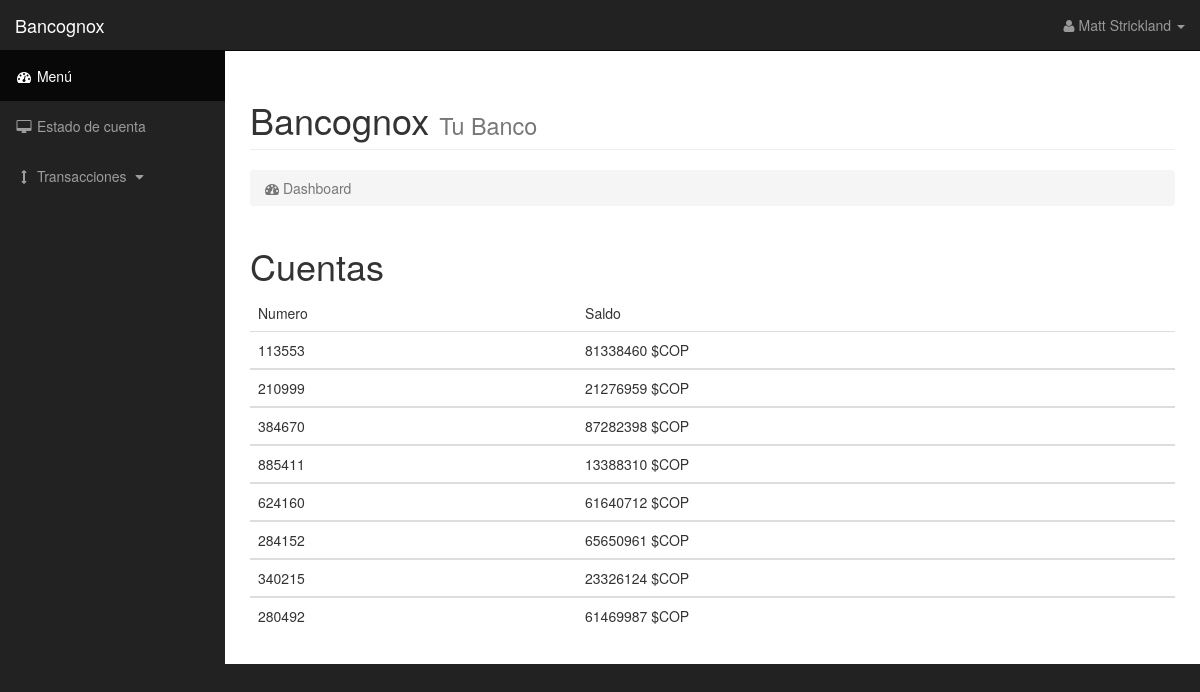
The app's page /cuenta/listar/9 (signed in) with its own data.
### tables this page shows
CREATE TABLE IF NOT EXISTS `cuentas` (
  `id` int(11) NOT NULL AUTO_INCREMENT,
  `id_usuario` int(11) NOT NULL,
  `numero` int(11) NOT NULL,
  `saldo` int(11) NOT NULL,
  PRIMARY KEY (`id`)
);

### library/View.php (called while the page is built, shortened)
<?php
	class View extends Response
	{
		protected $template;
		protected $vars = array();
		protected $section;
		function __construct($section, $template, $vars = array())
		{
			$this->template = $template;
			$this->vars = $vars;
			$this->section = $section;
		}
		public function getTemplate()
		{
			return $this->template;
		}
		public function getVars()
		{
			return $this->vars;
		}
		public function getSection()
		{
			return $this->section;
		}
		public function execute()
		{
			$template = $this->getTemplate();
			$vars = $this->getVars();
			$section = $this->getSection();
			call_user_func(function() use($section, $template, $vars){
				extract($vars);
				require "views/$section/$template.tpl.php";
				$tpl_content = ob_get_clean();
				require "views/layout/layout.tpl.php";
			});
		}
	}

### index.php (called while the page is built, shortened)
<?php
	require 'library/Request.php';
	require 'library/View.php';
	if (empty($_GET["url"]))
	{
		$url = "";
	}
	else
	{
		$url = $_GET["url"];
	}
	$request = new Request($url);
	$request->execute();

### controllers/CuentaController.php (called while the page is built)
<?php
	require_once "models/Cuenta.php";
	class CuentaController
	{
		private $model;
		public function __construct()
		{
			$this->model = Cuenta::singletonCuenta();
		}
		public function listarAction($id)
		{
			$lista = $this->model->getCuentasUsuario($id);
			return new View('cuenta', 'lista', ["lista" => $lista]);
		}
	}
?>

### models/connection.php (called while the page is built, shortened)
<?php
	class Conexion{
	    private static $instancia;
	    private $dbh;
	    private function __construct(){
	        try{
	        	$this->dbh = new PDO("mysql:host=".DB_HOST.";dbname=".DB_NAME, DB_USER, DB_PASS);
	            $this->dbh->exec("SET CHARACTER SET utf8");
	            $this->dbh->setAttribute(PDO::ATTR_ERRMODE, PDO::ERRMODE_EXCEPTION);
				$this->dbh->setAttribute(PDO::ATTR_EMULATE_PREPARES, false);
	        } catch(PDOException $e){
	            print "Error!: " . $e->getMessage();
	            die();
	        }
	    }
	    public function prepare($sql){
	        return $this->dbh->prepare($sql);
	    }
	    public static function singleton_conexion(){
	        if(!isset(self::$instancia)){
	            self::$instancia = new $miclase;
	        }
	        return self::$instancia;
	    }
	}
?>

### models/Cuenta.php (called while the page is built, shortened)
<?php
	require_once ('connection.php');
	class Cuenta{
		private static $instancia;
	    private $dbh;
	    private function __construct()
	    {
	        $this->dbh = Conexion::singleton_conexion();
	    }
	    public static function singletonCuenta()
	    {
	        if(!isset(self::$instancia)){
	            self::$instancia = new $miclase;
	        }
	        return self::$instancia;
	    }
		public function getCuentasUsuario($id){
			try{
	            $query = $this->dbh->prepare('SELECT * FROM cuentas WHERE id_usuario = :id');
	            $query->bindParam(':id', $id, PDO::PARAM_INT);
	            $query->execute();
				return $query->fetchAll(PDO::FETCH_ASSOC);
				$this->dbh = null;
			}catch(PDOException $e){
				print "Error!: " . $e->getMessage();
			}
		}
	}
?>

### views/cuenta/lista.tpl.php (the view)
<h1>Cuentas</h1>
<table class="table table-hover">
	<thead>
		<tr>
			<td>Numero</td>
			<td>Saldo</td>
		</tr>
	</thead>
 	<?php foreach ($lista as $value):?>
 	<tbody>
		<tr>
			<td><?= $value["numero"] ?></td>
			<td><?= $value["saldo"] ?> $COP</td>
		</tr>
	</tbody>
	<?php endforeach ?>
</table>

### library/Request.php (shortened to what this page needs)
<?php
	class Request
	{
		protected $action;
		protected $params = array();
		public function resolveAction(&$segments)
		{
			$this->action = array_shift($segments);
		}
		public function resolveParams(&$segments)
		{
			$this->params = $segments;
		}
		public function getAction()
		{
			return $this->action;
		}
		public function getActionMethodName()
		{
			return Inflector::lowerCamel($this->getAction()).'Action';
		}
		public function getParams()
		{
			return $this->params;
		}
		public function execute()
		{
			$actionMethodName = $this->getActionMethodName();
			$params = $this->getParams();
			$controller = new $controllerClassName;
			$response = call_user_func_array([$controller, $actionMethodName], $params);
			$this->executeResponse($response);
		}
		public function executeResponse($response)
		{
			if($response instanceof Response)
			{
				$response->execute();
			}
			elseif(is_string($response))
			{
				echo $response;
			}
			elseif(is_array($response))
			{
				echo json_encode($response);
			}
			else
			{
				exit('Respuesta inválida');
			}
		}
	}

### views/layout/layout.tpl.php (shortened to what this page needs)
<!DOCTYPE html>
<html lang="es">
<head>
    <link href="<?= DIR_RAIZ ?>/css/bootstrap.min.css" rel="stylesheet">
    <link href="<?= DIR_RAIZ ?>/css/sb-admin.css" rel="stylesheet">
    <link href="<?= DIR_RAIZ ?>/css/plugins/morris.css" rel="stylesheet">
    <link href="<?= DIR_RAIZ ?>/font-awesome/css/font-awesome.min.css" rel="stylesheet" type="text/css">
</head>
<body>
    <div id="wrapper">
        <nav class="navbar navbar-inverse navbar-fixed-top" role="navigation">
            <div class="navbar-header">
                <a class="navbar-brand" href="<?= DIR_RAIZ ?>">Bancognox</a>
            </div>
            <?php if(isset($_SESSION["username"])): ?>
            <ul class="nav navbar-right top-nav">
                <li class="dropdown">
                    <a href="#" class="dropdown-toggle" data-toggle="dropdown"><i class="fa fa-user"></i> <?= $_SESSION["nombre"] ?> <b class="caret"></b></a>
                </li>
            </ul>
            <?php endif ?>
            <div class="collapse navbar-collapse navbar-ex1-collapse">
                <ul class="nav navbar-nav side-nav">
                    <li class="active">
                        <a href="<?= DIR_RAIZ ?>/home/"><i class="fa fa-fw fa-dashboard"></i> Menú</a>
                    </li>
                    <?php if(isset($_SESSION["username"])): ?>
                    <li>
                        <a href="<?= DIR_RAIZ ?>/cuenta/listar/<?= $_SESSION["userid"] ?>"><i class="fa fa-fw fa-desktop"></i> Estado de cuenta</a>
                    </li>
                    <li>
                        <a href="javascript:;" data-toggle="collapse" data-target="#demo"><i class="fa fa-fw fa-arrows-v"></i> Transacciones <i class="fa fa-fw fa-caret-down"></i></a>
                    </li>
                    <?php else: ?>
                    <li>
                        <a href="<?= DIR_RAIZ ?>/home/login"><i class="fa fa-fw fa-desktop"></i> Operaciones Bancarias</a>
                    </li>
                    <?php endif ?>
                </ul>
            </div>
        </nav>
        <div id="page-wrapper">
            <div class="container-fluid">
                <div class="row">
                    <div class="col-lg-12">
                        <h1 class="page-header">
                            Bancognox <small>Tu Banco</small>
                        </h1>
                        <ol class="breadcrumb">
                            <li class="active">
                                <i class="fa fa-dashboard"></i> Dashboard
                            </li>
                        </ol>
                    </div>
                </div>
                <?= $tpl_content ?>
            </div>
        </div>
    </div>
</body>
</html>

### css/sb-admin.css (style rules this page uses)
body { margin-top: 100px; background-color: #222; }
@media (min-width:768px) { body { margin-top: 50px; } }
#wrapper { padding-left: 0; }
#page-wrapper { width: 100%; padding: 0; background-color: #fff; }
@media (min-width:768px) { #wrapper { padding-left: 225px; } }
@media (min-width:768px) { #page-wrapper { padding: 10px; } }
.top-nav { padding: 0 15px; }
.top-nav>li { display: inline-block; float: left; }
.top-nav>li>a { padding-top: 15px; padding-bottom: 15px; line-height: 20px; color: #999; }
@media (min-width:768px) { .side-nav { position: fixed; top: 51px; left: 225px; width: 225px; margin-left: -225px; border: none; border-radius: 0; overflow-y: auto; background-color: #222; bottom: 0; overflow-x: hidden; padding-bottom: 40px; } }
@media (min-width:768px) { .side-nav>li>a { width: 225px; } }

### records on screen
cuentas: numero "113553", saldo "81338460"
cuentas: numero "210999", saldo "21276959"
cuentas: numero "384670", saldo "87282398"
cuentas: numero "885411", saldo "13388310"
cuentas: numero "624160", saldo "61640712"
cuentas: numero "284152", saldo "65650961"
cuentas: numero "340215", saldo "23326124"
cuentas: numero "280492", saldo "61469987"

### other values on screen
$_SESSION["nombre"] "Matt Strickland"
